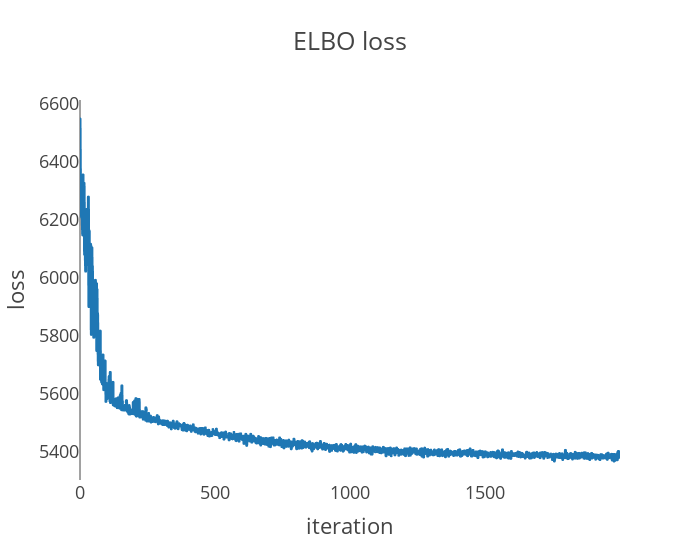

Write notebook code for a chart like this one.
### Code cell
sample45 = get_samples(impactDF_grid45, base_m= 30, base_s= 25, slope_m= 0, slope_s= 30, n_iters=2000, n_samples=3000)

### Figure 1 — Plotly figure (JSON) as saved in the notebook; plotly's stock layout.template omitted (floating-point values rounded to 4 significant figures; data arrays with more than 128 entries replaced by an {"elided": "..."} marker saying what was removed)
{"data": [{"hovertemplate": "x=%{x}<br>y=%{y}<extra></extra>", "legendgroup": "", "line": {"color": "#1F77B4", "dash": "solid"}, "marker": {"symbol": "circle"}, "mode": "lines", "name": "", "showlegend": false, "type": "scattergl", "x": {"elided": "2000 int values"}, "xaxis": "x", "y": {"elided": "2000 float values"}, "yaxis": "y"}], "layout": {"legend": {"tracegroupgap": 0}, "title": {"text": "ELBO loss"}, "width": 700, "xaxis": {"anchor": "y", "domain": [0, 1], "showgrid": false, "title": {"text": "iteration"}}, "yaxis": {"anchor": "x", "domain": [0, 1], "showgrid": false, "title": {"text": "loss"}}}}
